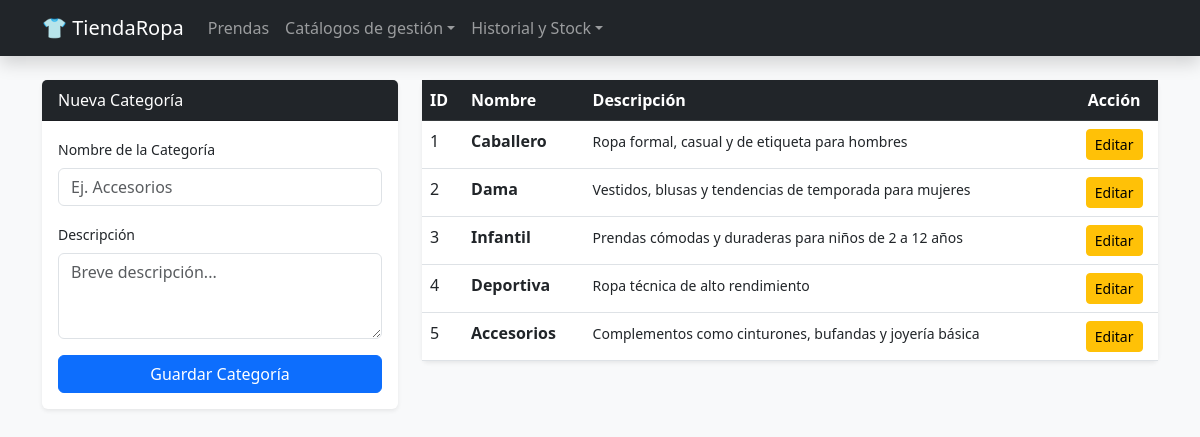
Before: /tienda_ropa/categorias.php with the older database file.
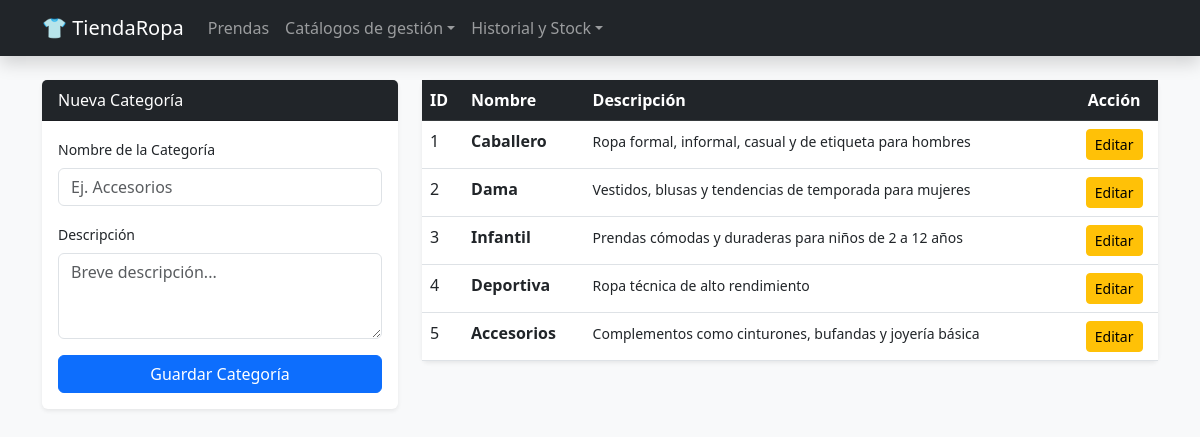
After: the same page with the newer database file.
### tables this page shows
CREATE TABLE `categoria` (
  `id_categoria` int(11) NOT NULL,
  `nombre` varchar(50) NOT NULL,
  `descripcion` text DEFAULT NULL
);

### tienda_ropa/categorias.php (the view, shortened to what this page needs)
<?php
include 'db.php';
?>
<!DOCTYPE html>
<html lang="es">
<head>
    <link href="https://cdn.jsdelivr.net/npm/bootstrap@5.3.0/dist/css/bootstrap.min.css" rel="stylesheet">
</head>
<body class="bg-light">
    <?php include 'header.php'; ?>
    <div class="container">
        <div class="row">
            <div class="col-md-4">
                <div class="card shadow-sm border-0">
                    <div class="card-header bg-dark text-white">Nueva Categoría</div>
                    <form class="card-body" method="POST">
                        <div class="mb-3">
                            <label class="form-label small">Nombre de la Categoría</label>
                            <input type="text" name="nombre" class="form-control" placeholder="Ej. Accesorios" required>
                        </div>
                        <div class="mb-3">
                            <label class="form-label small">Descripción</label>
                            <textarea name="descripcion" class="form-control" rows="3" placeholder="Breve descripción..."></textarea>
                        </div>
                        <button name="add" class="btn btn-primary w-100">Guardar Categoría</button>
                    </form>
                </div>
            </div>
            <div class="col-md-8">
                <div class="card shadow-sm border-0">
                    <table class="table table-hover mb-0">
                        <thead class="table-dark">
                            <tr>
                                <th>ID</th>
                                <th>Nombre</th>
                                <th>Descripción</th>
                                <th class="text-center">Acción</th>
                            </tr>
                        </thead>
                        <tbody>
                            <?php
                            $res = $conn->query("SELECT * FROM categoria");
                            while($row = $res->fetch()){
                                $desc_js = addslashes($row['descripcion']);
                                echo "<tr>
                                        <td>{$row['id_categoria']}</td>
                                        <td><strong>{$row['nombre']}</strong></td>
                                        <td><small>{$row['descripcion']}</small></td>
                                        <td class='text-center'>
                                            <button class='btn btn-sm btn-warning'
                                                onclick='abrirEditar({$row['id_categoria']}, \"{$row['nombre']}\", \"{$desc_js}\")'>
                                                Editar
                                            </button>
                                        </td>
                                      </tr>";
                            }
                            ?>
                        </tbody>
                    </table>
                </div>
            </div>
        </div>
    </div>
</body>
</html>

Changed rows visible on the page:
changed categoria "Caballero": descripcion "Ropa formal, casual y de etiqueta para hombres" → "Ropa formal, informal, casual y de etiqueta para hombres"
